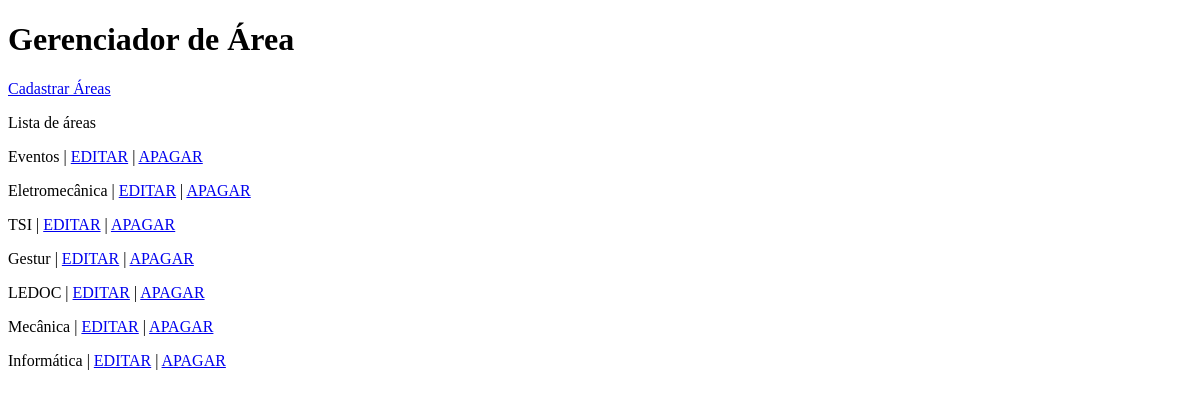
The page /areas/ on the database as committed earlier.
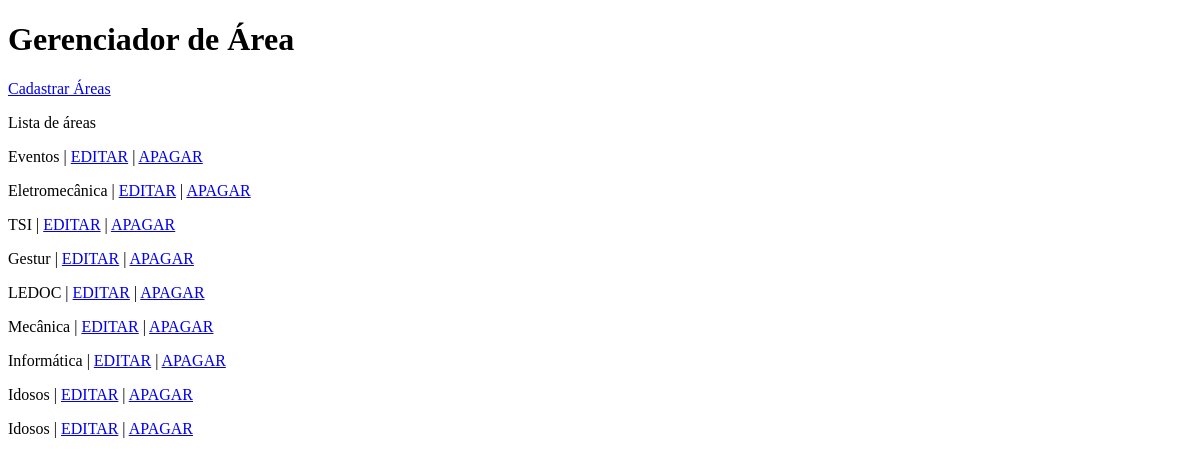
The same page on the database as committed later.
### core/models.py (models this page shows)
class Area (models.Model):
    nome = models.CharField('Nome', max_length=50)

### core/views.py (the view)
# urls.py: path('areas/', areas, name='areas'),
def areas(request):
    areas = Area.objects.all()
    contexto = {
        'lista_areas': areas
    }
    return render(request, 'Bruno_Gomes/areas.html', contexto)

### core/templates/Bruno_Gomes/areas.html (shortened to what this page needs)
<!DOCTYPE html>
<html lang="pt-br">
<head>
</head>
<body>
    <h1>Gerenciador de Área</h1>
    <a href="{% url 'area_cadastro' %}">Cadastrar Áreas</a>
    <p>Lista de áreas</p>
    {% for area in lista_areas %}
        <p>{{ area.nome }}
            | <a href="{% url 'area_editar' area.id %}">EDITAR</a>
            | <a href="{% url 'area_remover' area.id %}">APAGAR</a></p>
        {% empty %}
        <p>Nenhuma área cadastrada</p>
    {% endfor %}
</body>
</html>

Rows that differ between the two databases and show on the page:
added Area: nome "Idosos"
added Area: nome "Idosos"
